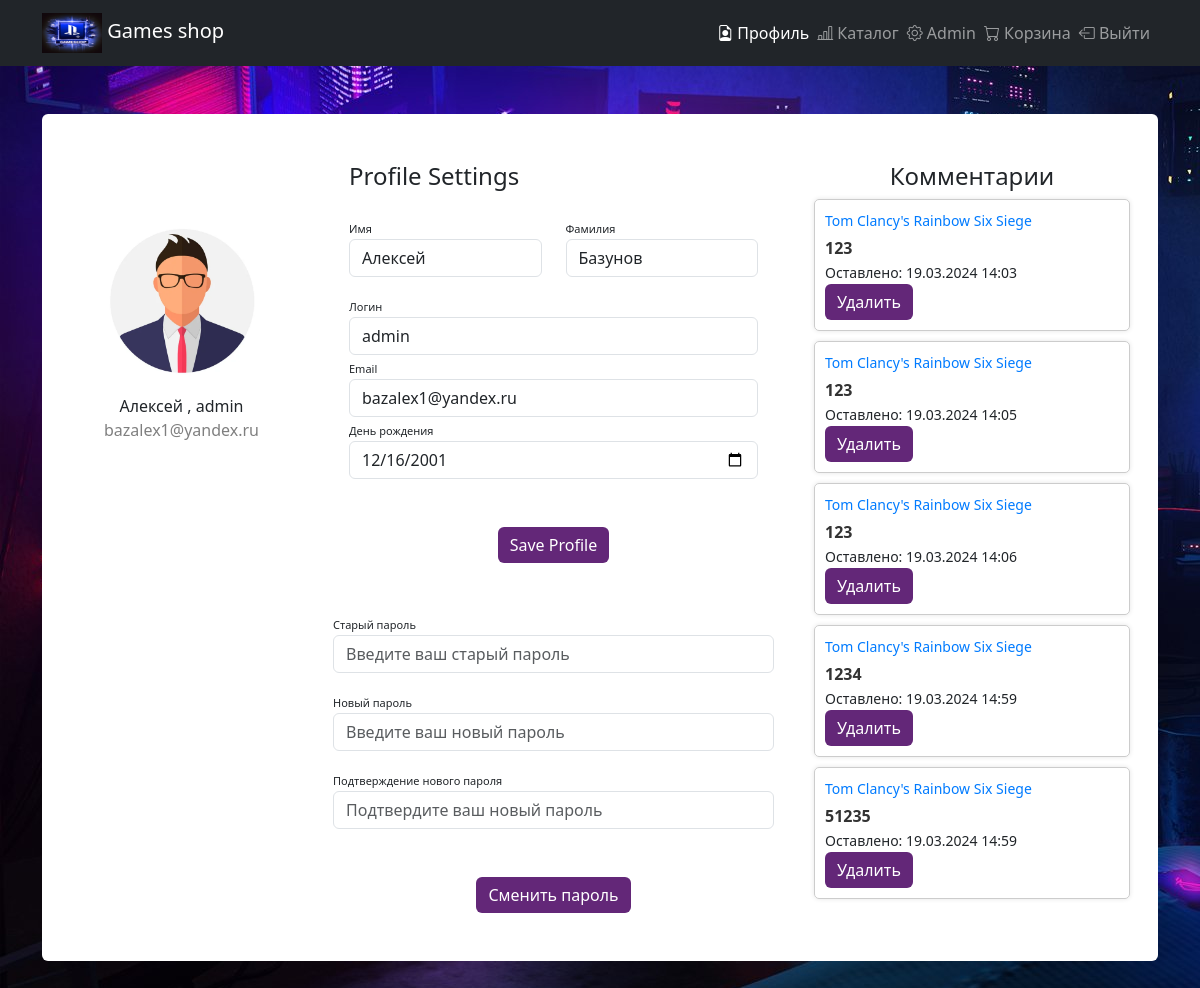
Page /profile/ (signed in) on the earlier database version.
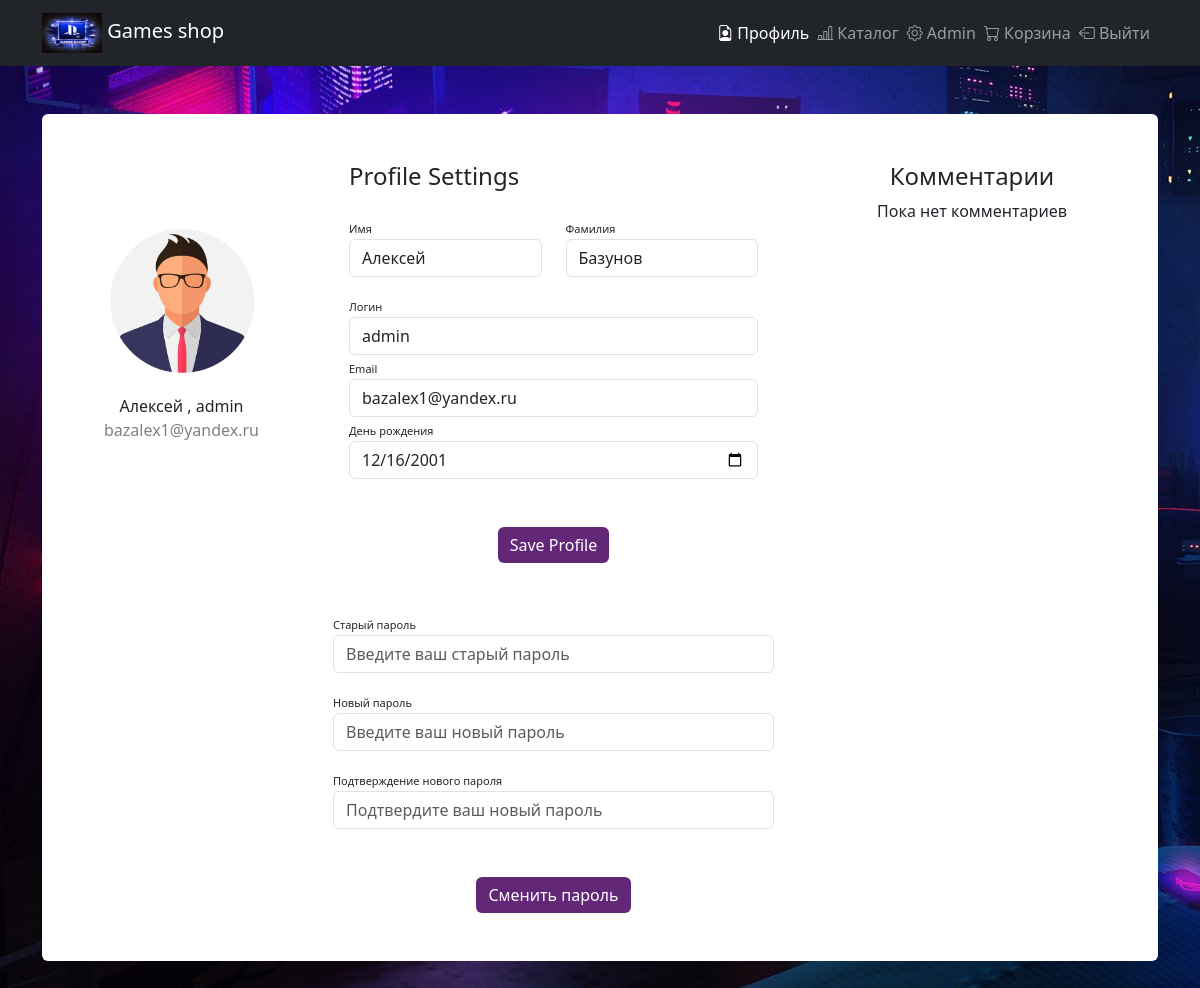
Same page on the later database version.
### user_profile/models.py (models this page shows)
class CustomUser(AbstractUser):
    birth_date = models.DateField(null=True, blank=True)
    groups = models.ManyToManyField(Group, verbose_name='groups', related_name='customuser_set', blank=True, help_text='The groups this user belongs to. A user will get all permissions granted to each of their groups.')
    user_permissions = models.ManyToManyField(Permission, verbose_name='user permissions', related_name='customuser_set', blank=True, help_text='Specific permissions for this user.')

### comments/models.py (models this page shows)
class Comment(models.Model):
    game = models.ForeignKey(Game, on_delete=models.CASCADE, related_name='comments')
    user = models.ForeignKey(get_user_model(), on_delete=models.CASCADE)
    text = models.TextField()
    created_at = models.DateTimeField(default=timezone.now)

### shop/models.py (models this page shows, shortened)
class Game(models.Model):
    title = models.CharField(max_length=255)
    created_at = models.DateTimeField(default=timezone.now)
    price = models.DecimalField(max_digits=10, decimal_places=2)
    image = models.ImageField(
        upload_to="game_img", height_field=None, width_field=None, max_length=None)
    category = models.ForeignKey(Category, on_delete=models.CASCADE)
    rating = models.CharField(max_length=255)
    description = models.CharField(max_length=10000)
    key_qty = models.IntegerField()

### user_profile/views.py (the view, shortened to what this page needs)
# urls.py: path('', CustomUserDetailView.as_view(), name='profile_detail'),
class CustomUserDetailView(LoginRequiredMixin, DetailView):
    login_url = reverse_lazy('registration:login')
    model = CustomUser
    template_name = 'user_profile/main.html'
    context_object_name = 'CustomUser'
    def get_object(self, queryset=None):
        return self.request.user
    def get_context_data(self, **kwargs):
        context = super().get_context_data(**kwargs)
        context['form'] = CustomUserChangeForm(instance=self.request.user)
        context['password_form'] = CustomPasswordChangeForm(user=self.request.user)
        context['comments'] = Comment.objects.filter(user=self.request.user)
        return context

### user_profile/forms.py
class CustomUserChangeForm(UserChangeForm):
    birth_date = forms.DateField(widget=forms.DateInput(attrs={'type': 'date'}))
    class Meta:
        model = CustomUser
        fields = ('username', 'email', 'first_name', 'last_name', 'birth_date')

class CustomPasswordChangeForm(PasswordChangeForm):
    class Meta:
        model = CustomUser
        fields = ('old_password', 'new_password1', 'new_password2')

### templates/user_profile/main.html (shortened to what this page needs)
{% extends 'base.html' %}
{% load static %}
{% block content %}
  <div class="container rounded bg-white mt-5 mb-5">
    <div class="row">
      <div class="col-md-3 border-right">
        <div class="d-flex flex-column align-items-center text-center p-3 py-5"><img class="rounded-circle mt-5"
          width="150px" src="{% static 'images/men.jpg' %}"><span class="font-weight-bold"> {{ form.first_name.value}} , {{ form.username.value}}  </span><span class="text-black-50">{{form.email.value}}</span></div>
    </div>
      <div class="col-md-5 border-right">
         <div class="profile-settings p-3 py-5"> {% comment %} Это карточка {% endcomment %}
          <form method="post">
            <div class="d-flex justify-content-between align-items-center mb-3">
              <h4 class="text-right">Profile Settings</h4>
            </div>
            <div class="row mt-2">
              <div class="col-md-6">
                <label class="labels">Имя</label>
                <input type="text" class="form-control" placeholder="first name" name="first_name" value="{{ form.first_name.value }}">
              </div>
              <div class="col-md-6">
                <label class="labels">Фамилия</label>
                <input type="text" class="form-control" value="{{ form.last_name.value }}" placeholder="surname" name="last_name">
              </div>
            </div>
            <div class="row mt-3">
              <div class="col-md-12">
                <label class="labels">Логин</label>
                <input type="text" name="username" id="username" class="form-control input-sm" placeholder="Введите ваш Логин" value="{{ form.username.value }}">
              </div>
              <div class="col-md-12">
                <label class="labels">Email</label>
                <input type="email" name="email" class="form-control" placeholder="Введите ваш email" value="{{ form.email.value }}">
              </div>
              <div class="col-md-12">
                <label class="labels">День рождения</label>
                <input type="date" name="birth_date" class="form-control" value="{{ form.birth_date.value|date:'Y-m-d' }}">
              </div>
              <div class="mt-5 text-center"><button class="btn btn-primary profile-button" type="submit" name="save_profile">Save Profile</button></div>
          </form>
            </div>
          </div>
          <form method="post">
            <div class="row mt-3">
              <div class="col-md-12">
                <label class="labels">Старый пароль</label>
                <input type="password" name="old_password" class="form-control" placeholder="Введите ваш старый пароль">
              </div>
            </div>
            <div class="row mt-3">
              <div class="col-md-12">
                <label class="labels">Новый пароль</label>
                <input type="password" name="new_password1" class="form-control" placeholder="Введите ваш новый пароль">
              </div>
            </div>
            <div class="row mt-3">
              <div class="col-md-12">
                <label class="labels">Подтверждение нового пароля</label>
                <input type="password" name="new_password2" class="form-control" placeholder="Подтвердите ваш новый пароль">
              </div>
            </div>
            <div class="mt-5 mb-5 text-center"><button class="btn btn-primary profile-button" type="submit" name="change_password">Сменить пароль</button></div>
          </form>
        </div>
        <div class="comments col-md-4"> {% comment %} Это Комментарии{% endcomment %}
          <div class="p-3 py-5">
            <h4 class="text-center">Комментарии</h4>
            {% for comment in comments %}
              <div class="comment">
                <div class="comment-header">
                  <a href="{% url 'shop:single_game' game_id=comment.game.id %}">{{ comment.game.title }}</a>
                </div>
                <div class="comment-body">
                  <strong>{{ comment.text }}</strong>
                </div>
                <small>Оставлено: {{ comment.created_at|date:'d.m.Y H:i' }}</small>
                {% if comment.user == user %}
                <form action="{% url 'user_profile:delete_comment' comment.id %}" method="post">
                  <button type="submit" class="btn btn-primary profile-button">Удалить</button>
                </form>
                {% endif %}
              </div>
            {% empty %}
              <p class="text-center">Пока нет комментариев</p>
            {% endfor %}
          </div>
        </div>
      </div>
  {% endblock %}

### templates/base.html (shortened to what this page needs)
{% load static %}
<!DOCTYPE html>
<html lang="en">
<head>
    <link href="https://cdn.jsdelivr.net/npm/bootstrap@5.3.2/dist/css/bootstrap.min.css" rel="stylesheet">
    <link href="https://cdn.jsdelivr.net/npm/bootstrap-icons@1.8.1/font/bootstrap-icons.css" rel="stylesheet">
    <link rel="stylesheet" type="text/css" href="{% static 'styles/main.css' %}">
    <link rel="stylesheet" type="text/css" href="{% static 'styles/profile.css' %}">
    <link rel="stylesheet" type="text/css" href="{% static 'styles/game_list.css' %}">
    <link rel="stylesheet" type="text/css" href="{% static 'styles/single_game.css' %}">
</head>
<body>
    <nav class="navbar navbar-dark bg-dark">
        <div class="container">
                <a class="navbar-brand" href="{% url 'shop:index' %}">
                    <img src="{% static 'images/logo.jpg' %}" alt="Logo" width="60" height="40" class="d-inline-block align-text-center">
                    Games shop
                </a>
            <ul class="navbar-nav d-flex flex-row">
                <li class="nav-item">
                    <a href="{% url 'user_profile:profile_detail' %}" class="me-2 nav-link {% if request.path == '/profile/' %}active{% endif %}">
                        <i class="bi bi-file-earmark-person"></i> Профиль
                    </a>
                </li>
                <li class="nav-item">
                    <a href="{% url 'shop:game_list' %}" class="me-2 nav-link {% if request.path == '/shop/game_list' %}active{% endif %}">
                        <i class="bi bi-bar-chart-line"></i> Каталог
                    </a></i>
                </li>
                <li class="nav-item">
                    <a href="/admin/" class="me-2 nav-link text-decoration-none">
                        <i class="bi bi-gear"></i> Admin
                    </a>
                </li>
                <li class="nav-item">
                    <a href="{% url 'cart:index' %}" class="me-2 nav-link text-decoration-none">
                        <i class="bi bi-cart"></i> Корзина
                    </a>
                </li>
                {% if user.is_authenticated %}
                    <li class="nav-item">
                        <a href="#" onclick="event.preventDefault(); document.getElementById('logout-form').submit();" class="me-2 nav-link text-decoration-none">
                            <i class="bi bi-box-arrow-left"></i> Выйти
                        </a>
                    </li>
                {% else %}
                    <li class="nav-item">
                        <a href="{% url 'registration:login' %}" class="nav-link text-decoration-none">
                            <i class="bi bi-door-open"></i> Войти
                        </a>
                    </li>
                {% endif %}
            </ul>
        </div>
    </nav>
    <main class="container">
            {% block content %}
            {% endblock %}
    </main>
</body>
</html>

### static/styles/main.css (style rules this page uses)
body { background-image: url('../images/beg.jpg')!important; }
.navbar-nav .nav-link.active, .navbar-nav .nav-link.show { color: #ffffff; }

### static/styles/profile.css (style rules this page uses)
.profile-button { background: rgb(99, 39, 120); box-shadow: none; border: none }
.labels { font-size: 11px }
.profile-settings { float: left; }
.comments { float: right; }

### static/styles/game_list.css (style rules this page uses)
a { text-decoration: none !important; }

Differences in the rows shown:
removed Comment: game "Tom Clancy's Rainbow Six Siege", text "123", created_at "19.03.2024 14:03", shows "Удалить"
removed Comment: game "Tom Clancy's Rainbow Six Siege", text "123", created_at "19.03.2024 14:05", shows "Удалить"
removed Comment: game "Tom Clancy's Rainbow Six Siege", text "123", created_at "19.03.2024 14:06", shows "Удалить"
removed Comment: game "Tom Clancy's Rainbow Six Siege", text "1234", created_at "19.03.2024 14:59", shows "Удалить"
removed Comment: game "Tom Clancy's Rainbow Six Siege", text "51235", created_at "19.03.2024 14:59", shows "Удалить"
Other differences:
text now shown: "Пока нет комментариев"
